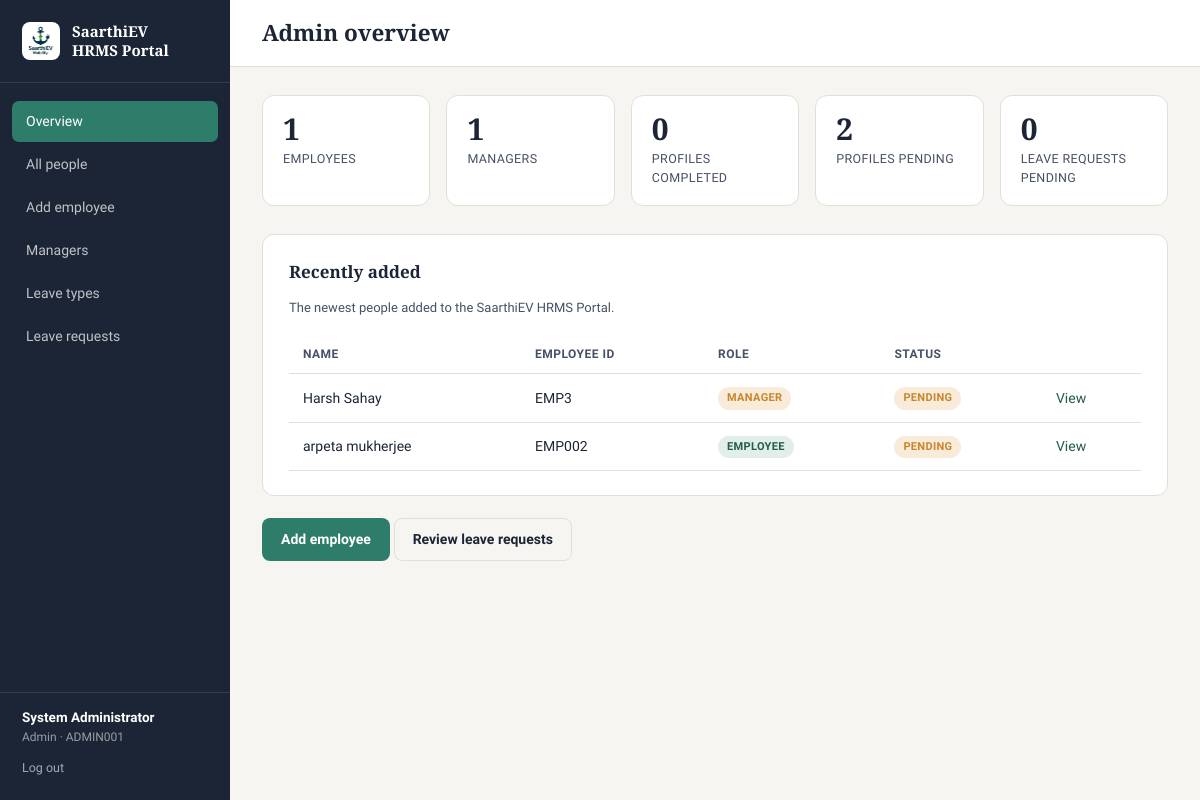
The page /admin (signed in) on the database its author committed.
### models.py (models this page shows, shortened)
class EmployeeProfile(db.Model):
    id = db.Column(db.Integer, primary_key=True)
    user_id = db.Column(db.Integer, db.ForeignKey("user.id"), nullable=False, unique=True)
    full_name = db.Column(db.String(150), nullable=False)
    designation = db.Column(db.String(100))
    department = db.Column(db.String(100))
    date_of_joining = db.Column(db.Date)
    reporting_manager_id = db.Column(db.Integer, db.ForeignKey("user.id"), nullable=True)
    date_of_birth = db.Column(db.Date)
    gender = db.Column(db.String(20))
    personal_email = db.Column(db.String(120))
    phone_number = db.Column(db.String(20))
    blood_group = db.Column(db.String(10))
    pan_number = db.Column(db.String(20))
    aadhaar_number = db.Column(db.String(20))
    current_address_line1 = db.Column(db.String(200))
    current_address_line2 = db.Column(db.String(200))
    current_city = db.Column(db.String(100))
    current_state = db.Column(db.String(100))
    current_pincode = db.Column(db.String(10))
    permanent_address_line1 = db.Column(db.String(200))
    permanent_address_line2 = db.Column(db.String(200))
    permanent_city = db.Column(db.String(100))
    permanent_state = db.Column(db.String(100))
    permanent_pincode = db.Column(db.String(10))
    same_as_current = db.Column(db.Boolean, default=False)
    bank_account_number = db.Column(db.String(40))
    bank_ifsc_code = db.Column(db.String(20))
    bank_name = db.Column(db.String(100))
    bank_branch = db.Column(db.String(100))
    previous_company_name = db.Column(db.String(150))
    previous_designation = db.Column(db.String(100))
    previous_employment_from = db.Column(db.Date)
    previous_employment_to = db.Column(db.Date)
    relieving_letter_filename = db.Column(db.String(255))
    emergency_contact_name = db.Column(db.String(150))
    emergency_contact_relation = db.Column(db.String(50))
    emergency_contact_phone = db.Column(db.String(20))
    spouse_name = db.Column(db.String(150))
    spouse_dob = db.Column(db.Date)
    profile_completed = db.Column(db.Boolean, default=False)
    updated_at = db.Column(db.DateTime, default=datetime.utcnow, onupdate=datetime.utcnow)
    reporting_manager = db.relationship("User", foreign_keys=[reporting_manager_id])
    children = db.relationship("Child", backref="profile", cascade="all, delete-orphan")

class User(db.Model, UserMixin):
    id = db.Column(db.Integer, primary_key=True)
    employee_code = db.Column(db.String(20), unique=True, nullable=False)  # e.g. EMP1001
    password_hash = db.Column(db.String(255), nullable=False)
    role = db.Column(db.String(20), nullable=False, default="employee")  # admin / manager / employee
    must_change_password = db.Column(db.Boolean, default=True)
    is_active = db.Column(db.Boolean, nullable=False, default=True)
    created_at = db.Column(db.DateTime, default=datetime.utcnow)
    profile = db.relationship("EmployeeProfile", backref="user", uselist=False,
                               cascade="all, delete-orphan",
                               foreign_keys="EmployeeProfile.user_id")

### routes.py (the view)
    @app.route("/admin")
    @role_required("admin")
    def admin_dashboard():
        total_employees = User.query.filter_by(role="employee").count()
        total_managers = User.query.filter_by(role="manager").count()
        completed = EmployeeProfile.query.filter_by(profile_completed=True).count()
        pending = User.query.filter(User.role.in_(["employee", "manager"])).count() - completed
        recent = User.query.filter(User.role.in_(["employee", "manager"])) \
            .order_by(User.id.desc()).limit(5).all()
        pending_leaves = LeaveApplication.query.filter_by(status="pending").count()
        return render_template("admin/dashboard.html", total_employees=total_employees,
                                total_managers=total_managers, completed=completed,
                                pending=max(pending, 0), recent=recent,
                                pending_leaves=pending_leaves)

### app.py (called while the page is built)
@login_manager.user_loader
def load_user(user_id):
    return db.session.get(User, int(user_id))

def role_required(*roles):
    from functools import wraps
    def decorator(f):
        @wraps(f)
        def wrapped(*args, **kwargs):
            if not current_user.is_authenticated:
                return redirect(url_for("login"))
            if current_user.role not in roles:
                abort(403)
            return f(*args, **kwargs)
        return wrapped
    return decorator

### templates/admin/dashboard.html (shortened to what this page needs)
{% extends "base.html" %}
{% block page_title %}Admin overview{% endblock %}
{% block content %}
<div class="stat-row">
  <div class="stat-card">
    <div class="num">{{ total_employees }}</div>
    <div class="lbl">Employees</div>
  </div>
  <div class="stat-card">
    <div class="num">{{ total_managers }}</div>
    <div class="lbl">Managers</div>
  </div>
  <div class="stat-card">
    <div class="num">{{ completed }}</div>
    <div class="lbl">Profiles completed</div>
  </div>
  <div class="stat-card">
    <div class="num">{{ pending }}</div>
    <div class="lbl">Profiles pending</div>
  </div>
  <div class="stat-card">
    <a href="{{ url_for('admin_leave_requests') }}" style="text-decoration:none; color:inherit; display:block;">
      <div class="num">{{ pending_leaves }}</div>
      <div class="lbl">Leave requests pending</div>
    </a>
  </div>
</div>
<div class="card">
  <h3>Recently added</h3>
  <p class="card-sub">The newest people added to the SaarthiEV HRMS Portal.</p>
  {% if recent %}
  <table class="list">
    <thead>
      <tr><th>Name</th><th>Employee ID</th><th>Role</th><th>Status</th><th></th></tr>
    </thead>
    <tbody>
      {% for u in recent %}
      <tr>
        <td>{{ u.profile.full_name if u.profile else '—' }}</td>
        <td>{{ u.employee_code }}</td>
        <td><span class="badge badge-{{ u.role }}">{{ u.role }}</span></td>
        <td>
          {% if u.profile and u.profile.profile_completed %}
            <span class="badge badge-complete">Complete</span>
          {% else %}
            <span class="badge badge-pending">Pending</span>
          {% endif %}
        </td>
        <td><a href="{{ url_for('admin_view_employee', user_id=u.id) }}">View</a></td>
      </tr>
      {% endfor %}
    </tbody>
  </table>
  {% else %}
  <div class="empty-state">
    <div class="sq"></div>
    No employees yet. Add your first one to get started.
  </div>
  {% endif %}
</div>
<a href="{{ url_for('admin_create_employee') }}" class="btn btn-primary">Add employee</a>
<a href="{{ url_for('admin_leave_requests') }}" class="btn btn-outline">Review leave requests</a>
{% endblock %}

### templates/base.html (shortened to what this page needs)
<!DOCTYPE html>
<html lang="en">
<head>
  <link rel="stylesheet" href="{{ url_for('static', filename='css/style.css') }}">
</head>
<body>
  <div class="shell">
    <aside class="sidebar">
      <div class="brand">
        <span class="brand-logo-chip"><img src="{{ url_for('static', filename='img/logo.png') }}" alt="SaarthiEV Mobility"></span>
        <span class="word">SaarthiEV<br>HRMS Portal</span>
      </div>
      <nav>
        {% if current_user.role == 'admin' %}
          <a href="{{ url_for('admin_dashboard') }}" class="{{ 'active' if request.endpoint == 'admin_dashboard' }}">Overview</a>
          <a href="{{ url_for('admin_employee_list') }}" class="{{ 'active' if request.endpoint in ['admin_employee_list','admin_view_employee'] }}">All people</a>
          <a href="{{ url_for('admin_create_employee') }}" class="{{ 'active' if request.endpoint == 'admin_create_employee' }}">Add employee</a>
          <a href="{{ url_for('admin_manager_list') }}" class="{{ 'active' if request.endpoint == 'admin_manager_list' }}">Managers</a>
          <a href="{{ url_for('admin_leave_types') }}" class="{{ 'active' if request.endpoint == 'admin_leave_types' }}">Leave types</a>
          <a href="{{ url_for('admin_leave_requests') }}" class="{{ 'active' if request.endpoint == 'admin_leave_requests' }}">Leave requests</a>
        {% endif %}
      </nav>
      <div class="who">
        <div class="name">{{ current_user.profile.full_name if current_user.profile else current_user.employee_code }}</div>
        <div class="role">{{ current_user.role }} · {{ current_user.employee_code }}</div>
        <form action="{{ url_for('logout') }}" method="get">
          <button type="submit">Log out</button>
        </form>
      </div>
    </aside>
    <div class="main">
      <div class="topbar">
        <h2 style="margin:0;">{% block page_title %}{% endblock %}</h2>
      </div>
      <div class="content">
        {% block content %}{% endblock %}
      </div>
    </div>
  </div>
</body>
</html>

### static/css/style.css (style rules this page uses)
:root { --ink: #1C2536; --ink-soft: #475066; --paper: #F7F5F1; --paper-raised: #FFFFFF; --line: #E3DFD6; --teal: #2E7D6B; --teal-dark: #225C4F; --amber: #C8862A; --rose: #B3433B; --rose-soft: #F6E3E1; --amber-soft: #F8EBD9; --teal-soft: #E1EEE9; --radius: 8px; --shadow: 0 1px 2px rgba(28, 37, 54, 0.06), 0 4px 14px rgba(28, 37, 54, 0.05); }
* { box-sizing: border-box; }
body { margin: 0; font-family: "Source Sans 3", "Segoe UI", system-ui, sans-serif; background: var(--paper); color: var(--ink); font-size: 15px; line-height: 1.5; }
h1, h2, h3, .display { font-family: "Source Serif 4", Georgia, serif; font-weight: 600; color: var(--ink); margin: 0 0 .35em; }
a { color: var(--teal-dark); text-decoration: none; }
.btn { display: inline-flex; align-items: center; justify-content: center; gap: 6px; padding: 10px 18px; border-radius: var(--radius); border: 1px solid transparent; font-size: 14px; font-weight: 600; cursor: pointer; font-family: inherit; transition: opacity .15s, background .15s; }
.btn-primary { background: var(--teal); color: #fff; }
.btn-outline { background: transparent; border-color: var(--line); color: var(--ink); }
.shell { display: flex; min-height: 100vh; }
.sidebar { width: 230px; background: var(--ink); color: #fff; flex-shrink: 0; display: flex; flex-direction: column; padding: 22px 0; }
.sidebar .brand { display: flex; align-items: center; gap: 12px; padding: 0 22px 22px; border-bottom: 1px solid rgba(255,255,255,.1); margin-bottom: 18px; }
.sidebar .brand .brand-logo-chip { background: #fff; border-radius: 8px; width: 38px; height: 38px; flex-shrink: 0; display: flex; align-items: center; justify-content: center; padding: 4px; }
.sidebar .brand .brand-logo-chip img { width: 100%; height: 100%; object-fit: contain; }
.sidebar .brand .word { font-family: "Source Serif 4", serif; font-weight: 700; font-size: 15px; line-height: 1.25; color: #fff; }
.sidebar nav { display: flex; flex-direction: column; gap: 2px; padding: 0 12px; flex-grow: 1; }
.sidebar nav a { color: rgba(255,255,255,.72); padding: 10px 14px; border-radius: 7px; font-size: 14px; font-weight: 500; text-decoration: none; }
.sidebar nav a.active { background: var(--teal); color: #fff; }
.sidebar .who { padding: 14px 22px 0; border-top: 1px solid rgba(255,255,255,.1); margin-top: 10px; }
.sidebar .who .name { font-size: 13.5px; font-weight: 600; color: #fff; }
.sidebar .who .role { font-size: 12px; color: rgba(255,255,255,.55); text-transform: capitalize; }
.sidebar .who form { margin-top: 10px; }
.sidebar .who button { background: none; border: none; color: rgba(255,255,255,.6); font-size: 12.5px; cursor: pointer; padding: 0; font-family: inherit; }
.main { flex-grow: 1; min-width: 0; }
.topbar { background: var(--paper-raised); border-bottom: 1px solid var(--line); padding: 16px 32px; display: flex; align-items: center; justify-content: space-between; }
.content { padding: 28px 32px 60px; max-width: 1100px; }
.stat-row { display: flex; gap: 16px; margin-bottom: 28px; flex-wrap: wrap; }
.stat-card { background: var(--paper-raised); border: 1px solid var(--line); border-radius: 12px; padding: 18px 20px; min-width: 150px; flex: 1; }
.stat-card .num { font-family: "Source Serif 4", serif; font-size: 30px; font-weight: 700; line-height: 1; }
.stat-card .lbl { font-size: 12.5px; color: var(--ink-soft); margin-top: 6px; text-transform: uppercase; letter-spacing: .03em; }
.card { background: var(--paper-raised); border: 1px solid var(--line); border-radius: 12px; padding: 24px 26px; margin-bottom: 22px; }
.card h3 { font-size: 17px; margin-bottom: 4px; }
.card .card-sub { color: var(--ink-soft); font-size: 13px; margin-bottom: 18px; }
table.list { width: 100%; border-collapse: collapse; }
table.list th { text-align: left; font-size: 12px; text-transform: uppercase; letter-spacing: .04em; color: var(--ink-soft); padding: 10px 14px; border-bottom: 1px solid var(--line); }
table.list td { padding: 12px 14px; border-bottom: 1px solid var(--line); font-size: 14px; vertical-align: middle; }
.badge { display: inline-block; font-size: 11px; font-weight: 700; text-transform: uppercase; letter-spacing: .03em; padding: 3px 9px; border-radius: 100px; }
.badge-manager { background: var(--amber-soft); color: var(--amber); }
.badge-employee { background: var(--teal-soft); color: var(--teal-dark); }
.badge-pending { background: var(--amber-soft); color: var(--amber); }

### rows shown on the page
EmployeeProfile: profile "System Administrator"
User: role "Admin", employee_code "ADMIN001"
User: profile "Harsh Sahay", employee_code "EMP3", role "MANAGER"
User: profile "arpeta mukherjee", employee_code "EMP002", role "EMPLOYEE"

### other values the page prints
{{ total_employees }} "1"
{{ total_managers }} "1"
{{ completed }} "0"
{{ pending }} "2"
{{ pending_leaves }} "0"
